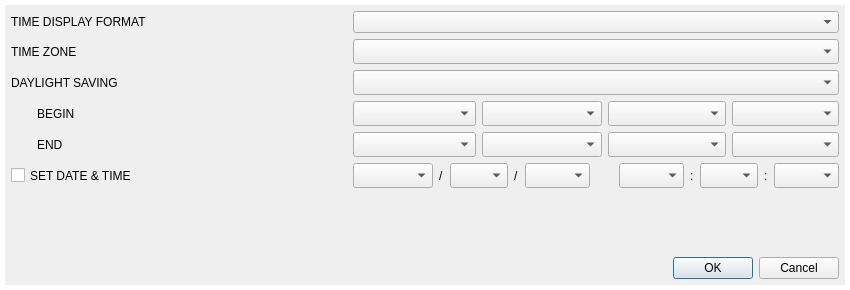
<?xml version="1.0" encoding="UTF-8"?>
<ui version="4.0">
 <class>SetDateTimeDialog</class>
 <widget class="QDialog" name="SetDateTimeDialog">
  <property name="geometry">
   <rect>
    <x>0</x>
    <y>0</y>
    <width>850</width>
    <height>290</height>
   </rect>
  </property>
  <property name="windowTitle">
   <string>SetDateTimeDialog</string>
  </property>
  <layout class="QGridLayout" name="gridLayout_2">
   <property name="margin">
    <number>0</number>
   </property>
   <property name="spacing">
    <number>0</number>
   </property>
   <item row="1" column="1">
    <layout class="QVBoxLayout" name="verticalLayout">
     <property name="margin">
      <number>6</number>
     </property>
     <item>
      <layout class="QGridLayout" name="gridLayout">
       <item row="4" column="13" colspan="3">
        <widget class="QComboBox" name="comboBoxEndHour">
         <property name="minimumSize">
          <size>
           <width>30</width>
           <height>25</height>
          </size>
         </property>
        </widget>
       </item>
       <item row="5" column="2">
        <widget class="QComboBox" name="comboBoxTime_1">
         <property name="minimumSize">
          <size>
           <width>80</width>
           <height>25</height>
          </size>
         </property>
        </widget>
       </item>
       <item row="4" column="2" colspan="3">
        <widget class="QComboBox" name="comboBoxEndMonth">
         <property name="minimumSize">
          <size>
           <width>30</width>
           <height>25</height>
          </size>
         </property>
        </widget>
       </item>
       <item row="4" column="9" colspan="4">
        <widget class="QComboBox" name="comboBoxEndDay">
         <property name="minimumSize">
          <size>
           <width>30</width>
           <height>25</height>
          </size>
         </property>
        </widget>
       </item>
       <item row="4" column="1">
        <widget class="QLabel" name="labelEnd">
         <property name="minimumSize">
          <size>
           <width>310</width>
           <height>25</height>
          </size>
         </property>
         <property name="text">
          <string>END</string>
         </property>
        </widget>
       </item>
       <item row="4" column="0">
        <spacer name="horizontalSpacer_End">
         <property name="orientation">
          <enum>Qt::Horizontal</enum>
         </property>
         <property name="sizeType">
          <enum>QSizePolicy::Fixed</enum>
         </property>
         <property name="sizeHint" stdset="0">
          <size>
           <width>20</width>
           <height>25</height>
          </size>
         </property>
        </spacer>
       </item>
       <item row="3" column="9" colspan="4">
        <widget class="QComboBox" name="comboBoxBeginDay">
         <property name="minimumSize">
          <size>
           <width>30</width>
           <height>25</height>
          </size>
         </property>
        </widget>
       </item>
       <item row="5" column="3">
        <widget class="QLabel" name="labelTime_1">
         <property name="text">
          <string>/</string>
         </property>
        </widget>
       </item>
       <item row="3" column="13" colspan="3">
        <widget class="QComboBox" name="comboBoxBeginHour">
         <property name="minimumSize">
          <size>
           <width>30</width>
           <height>25</height>
          </size>
         </property>
        </widget>
       </item>
       <item row="5" column="11">
        <widget class="QLabel" name="labelTime_3">
         <property name="text">
          <string>:</string>
         </property>
        </widget>
       </item>
       <item row="5" column="8" colspan="2">
        <spacer name="horizontalSpacer_3">
         <property name="orientation">
          <enum>Qt::Horizontal</enum>
         </property>
         <property name="sizeType">
          <enum>QSizePolicy::Fixed</enum>
         </property>
         <property name="sizeHint" stdset="0">
          <size>
           <width>17</width>
           <height>25</height>
          </size>
         </property>
        </spacer>
       </item>
       <item row="5" column="6">
        <widget class="QLabel" name="labelTime_2">
         <property name="text">
          <string>/</string>
         </property>
        </widget>
       </item>
       <item row="5" column="4" colspan="2">
        <widget class="QComboBox" name="comboBoxTime_2">
         <property name="minimumSize">
          <size>
           <width>55</width>
           <height>25</height>
          </size>
         </property>
        </widget>
       </item>
       <item row="1" column="0" colspan="2">
        <widget class="QLabel" name="label_5">
         <property name="minimumSize">
          <size>
           <width>330</width>
           <height>25</height>
          </size>
         </property>
         <property name="text">
          <string>TIME ZONE</string>
         </property>
        </widget>
       </item>
       <item row="1" column="2" colspan="14">
        <widget class="QComboBox" name="comboBoxTimeZone">
         <property name="sizePolicy">
          <sizepolicy hsizetype="Expanding" vsizetype="Fixed">
           <horstretch>0</horstretch>
           <verstretch>0</verstretch>
          </sizepolicy>
         </property>
         <property name="minimumSize">
          <size>
           <width>111</width>
           <height>25</height>
          </size>
         </property>
        </widget>
       </item>
       <item row="5" column="0" colspan="2">
        <widget class="QCheckBox" name="checkBoxSetTime">
         <property name="minimumSize">
          <size>
           <width>330</width>
           <height>25</height>
          </size>
         </property>
         <property name="text">
          <string>SET DATE &amp;&amp; TIME</string>
         </property>
        </widget>
       </item>
       <item row="4" column="5" colspan="4">
        <widget class="QComboBox" name="comboBoxEndWeek">
         <property name="minimumSize">
          <size>
           <width>30</width>
           <height>25</height>
          </size>
         </property>
        </widget>
       </item>
       <item row="5" column="12" colspan="2">
        <widget class="QComboBox" name="comboBoxTime_5">
         <property name="minimumSize">
          <size>
           <width>55</width>
           <height>25</height>
          </size>
         </property>
        </widget>
       </item>
       <item row="3" column="1">
        <widget class="QLabel" name="labelBegin">
         <property name="minimumSize">
          <size>
           <width>310</width>
           <height>25</height>
          </size>
         </property>
         <property name="text">
          <string>BEGIN</string>
         </property>
        </widget>
       </item>
       <item row="3" column="0">
        <spacer name="horizontalSpacer_Begin">
         <property name="orientation">
          <enum>Qt::Horizontal</enum>
         </property>
         <property name="sizeType">
          <enum>QSizePolicy::Fixed</enum>
         </property>
         <property name="sizeHint" stdset="0">
          <size>
           <width>20</width>
           <height>25</height>
          </size>
         </property>
        </spacer>
       </item>
       <item row="5" column="10">
        <widget class="QComboBox" name="comboBoxTime_4">
         <property name="minimumSize">
          <size>
           <width>55</width>
           <height>25</height>
          </size>
         </property>
        </widget>
       </item>
       <item row="5" column="7">
        <widget class="QComboBox" name="comboBoxTime_3">
         <property name="minimumSize">
          <size>
           <width>55</width>
           <height>25</height>
          </size>
         </property>
        </widget>
       </item>
       <item row="5" column="15">
        <widget class="QComboBox" name="comboBoxTime_6">
         <property name="minimumSize">
          <size>
           <width>55</width>
           <height>25</height>
          </size>
         </property>
        </widget>
       </item>
       <item row="5" column="14">
        <widget class="QLabel" name="labelTime_4">
         <property name="text">
          <string>:</string>
         </property>
        </widget>
       </item>
       <item row="2" column="0" colspan="2">
        <widget class="QLabel" name="labelDls">
         <property name="minimumSize">
          <size>
           <width>330</width>
           <height>25</height>
          </size>
         </property>
         <property name="text">
          <string>DAYLIGHT SAVING</string>
         </property>
        </widget>
       </item>
       <item row="3" column="5" colspan="4">
        <widget class="QComboBox" name="comboBoxBeginWeek">
         <property name="minimumSize">
          <size>
           <width>30</width>
           <height>25</height>
          </size>
         </property>
        </widget>
       </item>
       <item row="2" column="2" colspan="14">
        <widget class="QComboBox" name="comboBoxDls">
         <property name="sizePolicy">
          <sizepolicy hsizetype="Expanding" vsizetype="Fixed">
           <horstretch>0</horstretch>
           <verstretch>0</verstretch>
          </sizepolicy>
         </property>
         <property name="minimumSize">
          <size>
           <width>111</width>
           <height>25</height>
          </size>
         </property>
        </widget>
       </item>
       <item row="3" column="2" colspan="3">
        <widget class="QComboBox" name="comboBoxBeginMonth">
         <property name="minimumSize">
          <size>
           <width>30</width>
           <height>25</height>
          </size>
         </property>
        </widget>
       </item>
       <item row="0" column="0" colspan="2">
        <widget class="QLabel" name="labelTimeFormat">
         <property name="text">
          <string>TIME DISPLAY FORMAT</string>
         </property>
        </widget>
       </item>
       <item row="0" column="2" colspan="14">
        <widget class="QComboBox" name="comboBoxTimeFormat"/>
       </item>
      </layout>
     </item>
     <item>
      <spacer name="verticalSpacer_Bottom">
       <property name="orientation">
        <enum>Qt::Vertical</enum>
       </property>
       <property name="sizeHint" stdset="0">
        <size>
         <width>20</width>
         <height>5</height>
        </size>
       </property>
      </spacer>
     </item>
     <item>
      <widget class="QDialogButtonBox" name="buttonBox">
       <property name="standardButtons">
        <set>QDialogButtonBox::Cancel|QDialogButtonBox::Ok</set>
       </property>
      </widget>
     </item>
    </layout>
   </item>
   <item row="0" column="1">
    <widget class="QLabel" name="label">
     <property name="minimumSize">
      <size>
       <width>0</width>
       <height>5</height>
      </size>
     </property>
     <property name="maximumSize">
      <size>
       <width>16777215</width>
       <height>5</height>
      </size>
     </property>
     <property name="styleSheet">
      <string notr="true">background-color: rgb(255, 255, 255);</string>
     </property>
     <property name="text">
      <string/>
     </property>
    </widget>
   </item>
   <item row="0" column="0" rowspan="3">
    <widget class="QLabel" name="label_2">
     <property name="minimumSize">
      <size>
       <width>5</width>
       <height>0</height>
      </size>
     </property>
     <property name="maximumSize">
      <size>
       <width>5</width>
       <height>16777215</height>
      </size>
     </property>
     <property name="styleSheet">
      <string notr="true">background-color: rgb(255, 255, 255);</string>
     </property>
     <property name="text">
      <string/>
     </property>
    </widget>
   </item>
   <item row="0" column="2" rowspan="3">
    <widget class="QLabel" name="label_3">
     <property name="minimumSize">
      <size>
       <width>5</width>
       <height>0</height>
      </size>
     </property>
     <property name="maximumSize">
      <size>
       <width>5</width>
       <height>16777215</height>
      </size>
     </property>
     <property name="styleSheet">
      <string notr="true">background-color: rgb(255, 255, 255);</string>
     </property>
     <property name="text">
      <string/>
     </property>
    </widget>
   </item>
   <item row="2" column="1">
    <widget class="QLabel" name="label_4">
     <property name="minimumSize">
      <size>
       <width>0</width>
       <height>5</height>
      </size>
     </property>
     <property name="maximumSize">
      <size>
       <width>16777215</width>
       <height>5</height>
      </size>
     </property>
     <property name="styleSheet">
      <string notr="true">background-color: rgb(255, 255, 255);</string>
     </property>
     <property name="text">
      <string/>
     </property>
    </widget>
   </item>
  </layout>
 </widget>
 <layoutdefault spacing="6" margin="11"/>
 <tabstops>
  <tabstop>buttonBox</tabstop>
  <tabstop>comboBoxTimeFormat</tabstop>
  <tabstop>comboBoxTimeZone</tabstop>
  <tabstop>comboBoxDls</tabstop>
  <tabstop>comboBoxBeginMonth</tabstop>
  <tabstop>comboBoxBeginWeek</tabstop>
  <tabstop>comboBoxBeginDay</tabstop>
  <tabstop>comboBoxBeginHour</tabstop>
  <tabstop>comboBoxEndMonth</tabstop>
  <tabstop>comboBoxEndWeek</tabstop>
  <tabstop>comboBoxEndDay</tabstop>
  <tabstop>comboBoxEndHour</tabstop>
  <tabstop>checkBoxSetTime</tabstop>
  <tabstop>comboBoxTime_1</tabstop>
  <tabstop>comboBoxTime_2</tabstop>
  <tabstop>comboBoxTime_3</tabstop>
  <tabstop>comboBoxTime_4</tabstop>
  <tabstop>comboBoxTime_5</tabstop>
  <tabstop>comboBoxTime_6</tabstop>
 </tabstops>
 <resources/>
 <connections/>
</ui>
